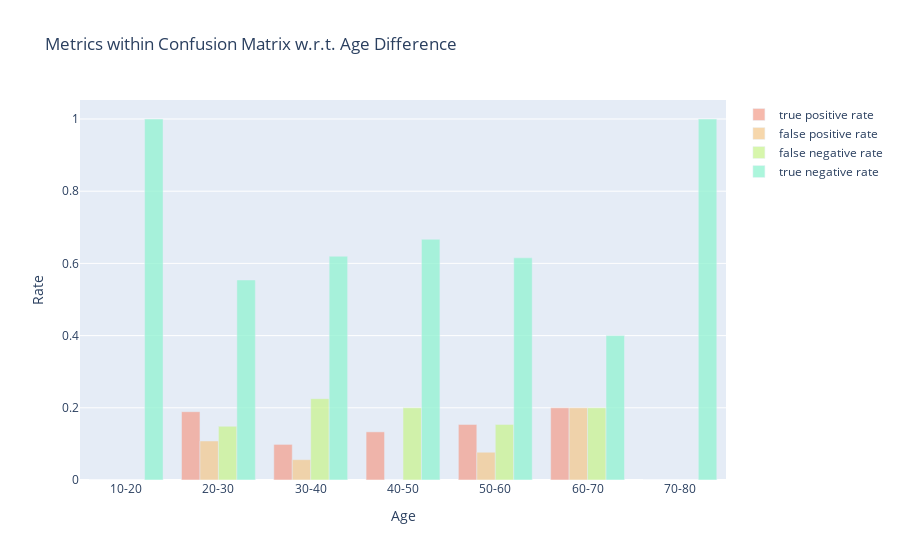

Notebook code for this chart:
### Code cell
# visualize the results
fig = go.Figure()
fig.add_trace(go.Bar(
    x=list(tpr_age.keys()),
    y=list(tpr_age.values()),
    marker_color='#F3A291',
    opacity=0.75,
    name='true positive rate'
))
fig.add_trace(go.Bar(
    x=list(fpr_age.keys()),
    y=list(fpr_age.values()),
    marker_color='#F3CA91',
    opacity=0.75,
    name='false positive rate'
))
fig.add_trace(go.Bar(
    x=list(fnr_age.keys()),
    y=list(fnr_age.values()),
    marker_color='#CAF391',
    opacity=0.75,
    name='false negative rate'
))
fig.add_trace(go.Bar(
    x=list(tnr_age.keys()),
    y=list(tnr_age.values()),
    marker_color='#91F3D1',
    opacity=0.75,
    name='true negative rate'
))
fig.update_layout(
    title_text='Metrics within Confusion Matrix w.r.t. Age Difference',
    xaxis_title='Age',
    yaxis_title='Rate'
)
fig.write_image('../results/separation-age.png')
fig.show()

### Figure 1 — Plotly figure (JSON) as saved in the notebook; plotly's stock layout.template omitted (floating-point values rounded to 4 significant figures)
{"data": [{"marker": {"color": "#F3A291"}, "name": "true positive rate", "opacity": 0.75, "type": "bar", "x": ["10-20", "20-30", "30-40", "40-50", "50-60", "60-70", "70-80"], "y": [0, 0.1892, 0.09859, 0.1333, 0.1538, 0.2, 0]}, {"marker": {"color": "#F3CA91"}, "name": "false positive rate", "opacity": 0.75, "type": "bar", "x": ["10-20", "20-30", "30-40", "40-50", "50-60", "60-70", "70-80"], "y": [0, 0.1081, 0.05634, 0, 0.07692, 0.2, 0]}, {"marker": {"color": "#CAF391"}, "name": "false negative rate", "opacity": 0.75, "type": "bar", "x": ["10-20", "20-30", "30-40", "40-50", "50-60", "60-70", "70-80"], "y": [0, 0.1486, 0.2254, 0.2, 0.1538, 0.2, 0]}, {"marker": {"color": "#91F3D1"}, "name": "true negative rate", "opacity": 0.75, "type": "bar", "x": ["10-20", "20-30", "30-40", "40-50", "50-60", "60-70", "70-80"], "y": [1, 0.5541, 0.6197, 0.6667, 0.6154, 0.4, 1]}], "layout": {"title": {"text": "Metrics within Confusion Matrix w.r.t. Age Difference"}, "xaxis": {"title": {"text": "Age"}}, "yaxis": {"title": {"text": "Rate"}}}}
